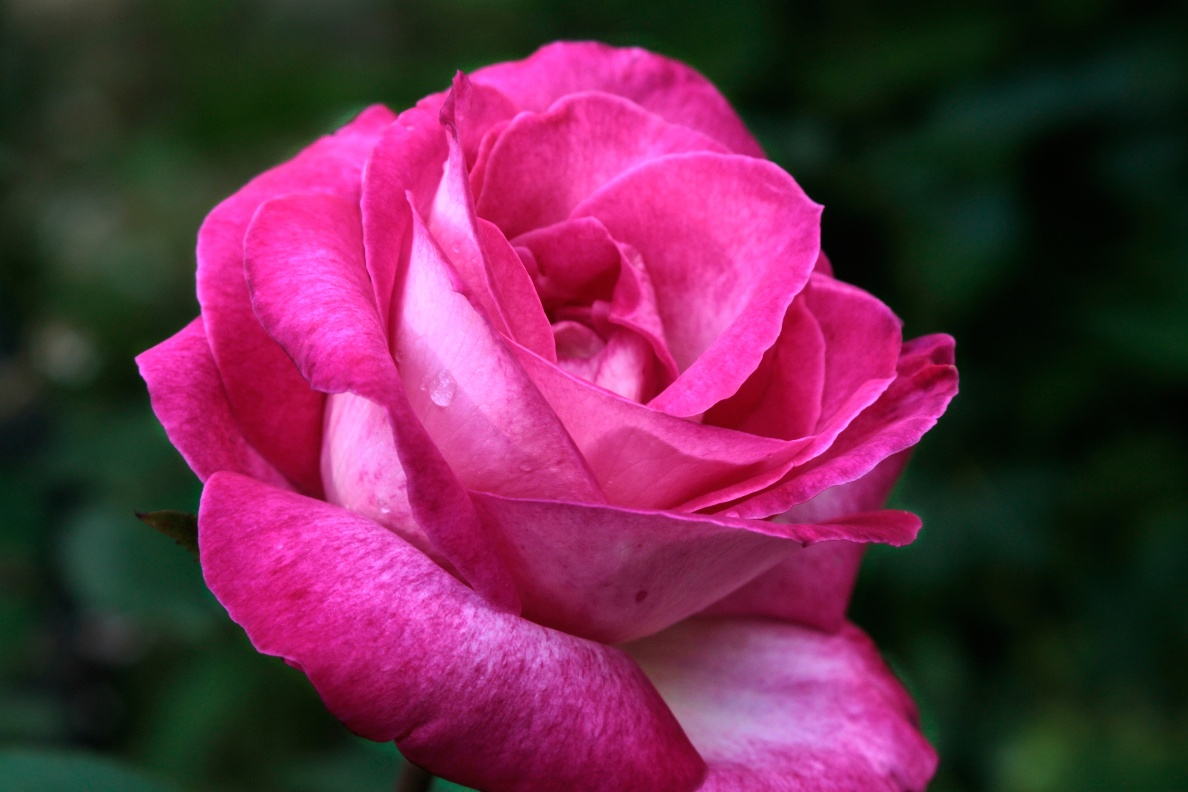
#> input picture E02_Image_Formation/images/rose.png, 1188 x 792 px, found by its file name
$ python 02.Transform.py
#> lines starting #> are read from the running program, lines starting #| are printed output that depends on the picture
import cv2 as cv # OpenCV 라이브러리를 가져오고, 코드를 짧고 간결하게 쓰기 위해 'cv'라는 별칭(alias)으로 지정함.
import matplotlib.pyplot as plt # 파이썬에서 행렬 이미지 데이터를 도화지에 시각화하여 그려주기 위해 matplotlib의 pyplot 모듈을 'plt'로 가져옴.

img = cv.imread("rose.png") # 현재 파이썬 스크립트가 실행되는 위치에 있는 "rose.png" 이미지 파일을 읽어들여 img 변수에 저장함. (필요시 전체 경로로 수정 가능)
#> img is the input picture: shape (792, 1188, 3); mean B, G, R 74.2, 43.7, 103.8
if img is None: # 지정한 파일명이나 경로가 잘못되어 이미지를 메모리로 불러오지 못해 변수가 비어있다면
    raise FileNotFoundError("rose.png 이미지를 찾지 못했습니다.") # 사용자에게 명확한 원인을 알려주기 위해 "파일을 찾지 못했다"는 파이썬 기본 에러를 고의로 발생시키고 중단함.

rows, cols = img.shape[:2] # 불러온 이미지 배열의 shape 속성(높이, 너비, 컬러 채널) 중 앞의 2개 값만 분리하여, 높이를 rows에, 너비를 cols 변수에 저장함.
#> rows = 792; cols = 1188

# 조건
angle = 30          # 원본 이미지를 시계 반대 방향으로 회전시킬 목적으로 회전 각도(30도)를 변수에 저장함.
scale = 0.8         # 원본 이미지 크기를 80%로 축소 변환하기 위한 크기 조절 비율(0.8배) 값을 변수에 지정함.
tx = 80             # 이미지를 X축(가로) 방향으로 이동시킬 픽셀 거리 수(+80이므로 오른쪽 이동)를 설정함.
ty = -40            # 이미지를 Y축(세로) 방향으로 이동시킬 픽셀 거리 수(-40이므로 위쪽 이동)를 설정함.

# 이미지 중심
center = (cols / 2, rows / 2) # 회전과 크기 조절을 할 때 축(기준점)이 될 이미지의 정중앙 픽셀 좌표(너비의 절반, 높이의 절반)를 튜플 형태로 계산해 둠.
#> center = (594, 396)

# 회전 + 스케일 행렬 생성
M = cv.getRotationMatrix2D(center, angle, scale) # 앞서 구한 중심점(center)을 기준으로 지정한 각도(angle)만큼 돌리고 지정한 크기(scale)로 줄이는 2x3 형태의 수학적 2D 아핀 변환 행렬(M)을 생성함.

# 평행이동 추가
M[0, 2] += tx # 생성된 2x3 변환 행렬 M의 첫 번째 행, 세 번째 열(X축 이동을 담당하는 자리) 값에 우리가 원하는 가로 평행이동 값(tx)을 강제로 더해줌.
M[1, 2] += ty # 생성된 2x3 변환 행렬 M의 두 번째 행, 세 번째 열(Y축 이동을 담당하는 자리) 값에 세로 평행이동 값(ty)을 더해 회전/크기/이동 행렬을 최종 완성함.

# 원본 크기 유지
transformed_img = cv.warpAffine( # 원본 이미지 픽셀들에 우리가 완성한 아핀 변환 행렬 M을 곱하여, 픽셀들의 위치를 통째로 옮긴 새로운 결과 이미지를 생성하는 함수를 호출함.
    img, # 변환 연산을 적용할 대상이 되는 원본 장미꽃 이미지 배열임.
    M, # 회전, 크기 조절, 평행 이동 정보가 하나의 공식으로 모두 압축되어 담긴 2x3 아핀 행렬임.
    (cols, rows), # 변환되어 출력될 새 이미지의 캔버스 크기(가로픽셀, 세로픽셀)를 원본과 동일하게 유지하도록 지정함.
    flags=cv.INTER_LINEAR, # 픽셀을 옮기다 생기는 빈 소수점 공간을 채우는 이미지 보간법으로, 연산이 빠르고 부드러운 선형 보간법(INTER_LINEAR)을 사용하도록 설정함.
    borderMode=cv.BORDER_CONSTANT, # 이미지가 이동이나 회전을 해서 캔버스 바깥쪽에 빈 여백(테두리)이 생길 경우, 그 공간을 일정한 단일 색상으로 칠하도록 모드를 설정함.
    borderValue=(0, 0, 0) # 빈 여백을 칠할 단일 색상 값을 (Blue=0, Green=0, Red=0) 즉, 완전한 검은색으로 채우도록 지정함.
)
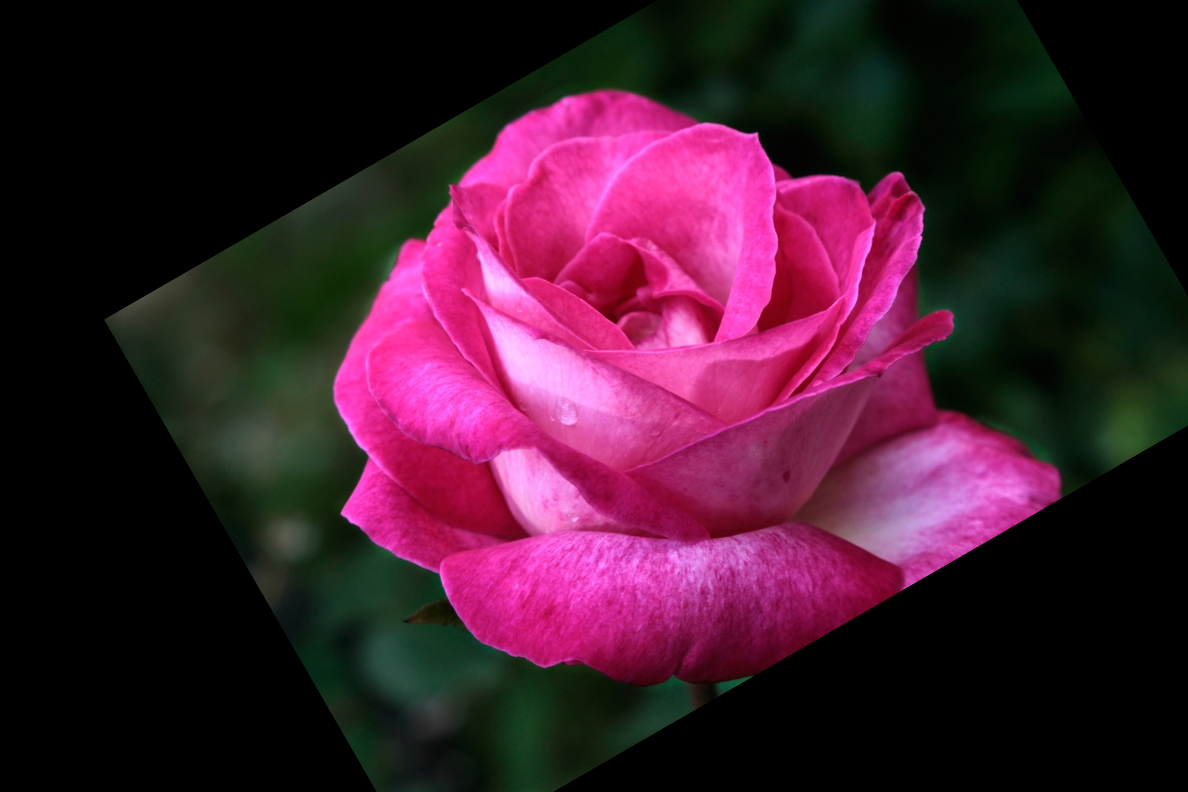
#> transformed_img: shape (792, 1188, 3); mean B, G, R 46.7, 26.6, 66

# 시각화
plt.figure(figsize=(10, 5)) # matplotlib 라이브러리를 이용해 두 이미지를 나란히 그릴 전체 도화지(Figure)의 크기를 가로 10인치, 세로 5인치 비율로 설정함.

plt.subplot(1, 2, 1) # 전체 도화지를 가로 1줄, 세로 2칸의 구역으로 나누었을 때, 첫 번째(왼쪽) 구역에 그림을 그리겠다고 활성화함.
plt.imshow(cv.cvtColor(img, cv.COLOR_BGR2RGB)) # OpenCV가 기본적으로 쓰는 BGR 색상 순서를 matplotlib이 사용하는 RGB 색상 순서로 변환하여 원본 이미지를 왼쪽 구역에 화면 출력함.
plt.title("Original") # 현재 활성화된 왼쪽 구역 이미지 위쪽에 "Original"이라는 제목을 문자열로 달아줌.
plt.axis("off") # 이미지 주변에 기본적으로 표시되는 X축, Y축 좌표 눈금선과 네모난 테두리 박스를 지워서 깔끔한 사진만 보이게 설정함.

plt.subplot(1, 2, 2) # 전체 도화지를 가로 1줄, 세로 2칸 구역으로 나눈 상태에서, 이제 두 번째(오른쪽) 구역에 그림을 그리겠다고 활성화함.
plt.imshow(cv.cvtColor(transformed_img, cv.COLOR_BGR2RGB)) # 회전, 스케일 조정, 평행 이동 변환이 모두 적용된 결과 이미지를 RGB 색상 순서로 변환하여 오른쪽 구역에 띄움.
plt.title("Rotated + Scaled + Translated") # 현재 활성화된 오른쪽 구역 이미지 위쪽에 "Rotated + Scaled + Translated"라는 변환 내용을 설명하는 제목을 달아줌.
plt.axis("off") # 오른쪽 구역의 이미지 역시 주변 X축, Y축 눈금선과 겉 테두리 박스를 모두 꺼서 사진만 남김.

plt.show() # 지금까지 설정해둔 왼쪽 구역(원본)과 오른쪽 구역(변환 결과)의 도화지를 실제로 팝업 창에 렌더링하여 사용자에게 시각적으로 보여주고 프로그램 실행을 대기함.
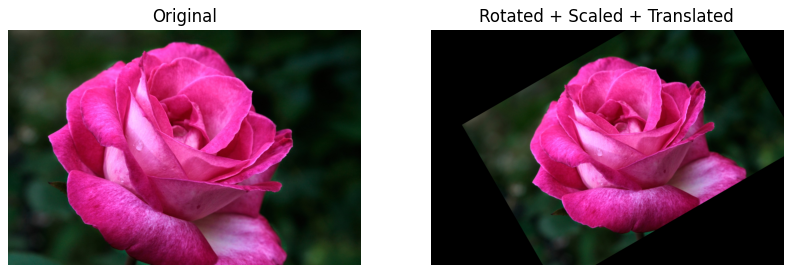
#> figure drawn by matplotlib, 2 panels
